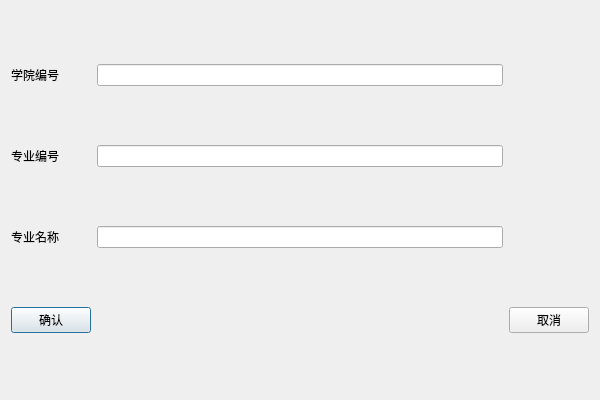
<?xml version="1.0" encoding="UTF-8"?>
<ui version="4.0">
 <class>adcell2_addMajor</class>
 <widget class="QDialog" name="adcell2_addMajor">
  <property name="geometry">
   <rect>
    <x>0</x>
    <y>0</y>
    <width>600</width>
    <height>400</height>
   </rect>
  </property>
  <property name="windowTitle">
   <string>Dialog</string>
  </property>
  <layout class="QGridLayout" name="gridLayout">
   <item row="0" column="0">
    <widget class="QLabel" name="label">
     <property name="text">
      <string>学院编号</string>
     </property>
    </widget>
   </item>
   <item row="0" column="1">
    <widget class="QLineEdit" name="college_id"/>
   </item>
   <item row="1" column="0">
    <widget class="QLabel" name="label_2">
     <property name="text">
      <string>专业编号</string>
     </property>
    </widget>
   </item>
   <item row="1" column="1">
    <widget class="QLineEdit" name="major_id"/>
   </item>
   <item row="2" column="0">
    <widget class="QLabel" name="label_3">
     <property name="text">
      <string>专业名称</string>
     </property>
    </widget>
   </item>
   <item row="2" column="1">
    <widget class="QLineEdit" name="major_name"/>
   </item>
   <item row="3" column="0">
    <widget class="QPushButton" name="btn_commit">
     <property name="text">
      <string>确认</string>
     </property>
    </widget>
   </item>
   <item row="3" column="2">
    <widget class="QPushButton" name="btn_cancel">
     <property name="text">
      <string>取消</string>
     </property>
    </widget>
   </item>
  </layout>
 </widget>
 <resources/>
 <connections/>
</ui>
